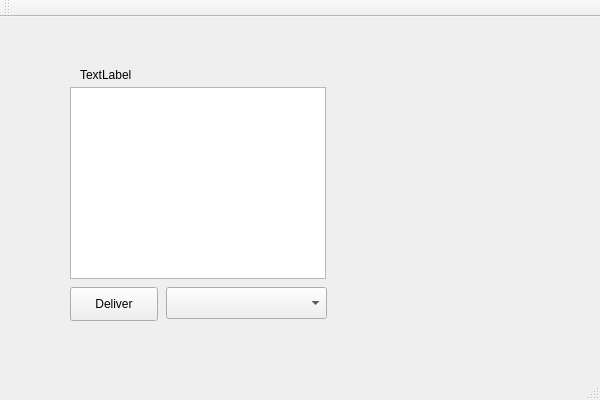
<?xml version="1.0" encoding="UTF-8"?>
<ui version="4.0">
 <class>CourierViewClass</class>
 <widget class="QMainWindow" name="CourierViewClass">
  <property name="geometry">
   <rect>
    <x>0</x>
    <y>0</y>
    <width>600</width>
    <height>400</height>
   </rect>
  </property>
  <property name="windowTitle">
   <string>CourierView</string>
  </property>
  <widget class="QWidget" name="centralWidget">
   <widget class="QListWidget" name="listWidget">
    <property name="geometry">
     <rect>
      <x>70</x>
      <y>70</y>
      <width>256</width>
      <height>192</height>
     </rect>
    </property>
   </widget>
   <widget class="QLabel" name="label">
    <property name="geometry">
     <rect>
      <x>80</x>
      <y>50</y>
      <width>221</width>
      <height>16</height>
     </rect>
    </property>
    <property name="text">
     <string>TextLabel</string>
    </property>
   </widget>
   <widget class="QWidget" name="verticalLayoutWidget">
    <property name="geometry">
     <rect>
      <x>320</x>
      <y>50</y>
      <width>160</width>
      <height>80</height>
     </rect>
    </property>
    <layout class="QVBoxLayout" name="verticalLayout"/>
   </widget>
   <widget class="QComboBox" name="zoneComboBox">
    <property name="geometry">
     <rect>
      <x>166</x>
      <y>270</y>
      <width>161</width>
      <height>32</height>
     </rect>
    </property>
   </widget>
   <widget class="QPushButton" name="deliverButton">
    <property name="geometry">
     <rect>
      <x>70</x>
      <y>270</y>
      <width>88</width>
      <height>34</height>
     </rect>
    </property>
    <property name="text">
     <string>Deliver</string>
    </property>
   </widget>
  </widget>
  <widget class="QMenuBar" name="menuBar">
   <property name="geometry">
    <rect>
     <x>0</x>
     <y>0</y>
     <width>600</width>
     <height>30</height>
    </rect>
   </property>
  </widget>
  <widget class="QToolBar" name="mainToolBar">
   <attribute name="toolBarArea">
    <enum>TopToolBarArea</enum>
   </attribute>
   <attribute name="toolBarBreak">
    <bool>false</bool>
   </attribute>
  </widget>
  <widget class="QStatusBar" name="statusBar"/>
 </widget>
 <layoutdefault spacing="6" margin="11"/>
 <resources/>
 <connections/>
</ui>
